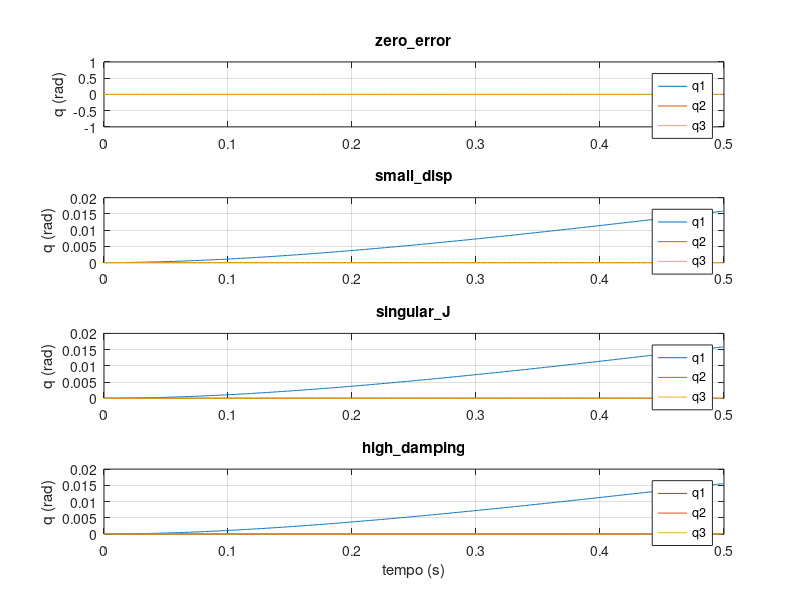
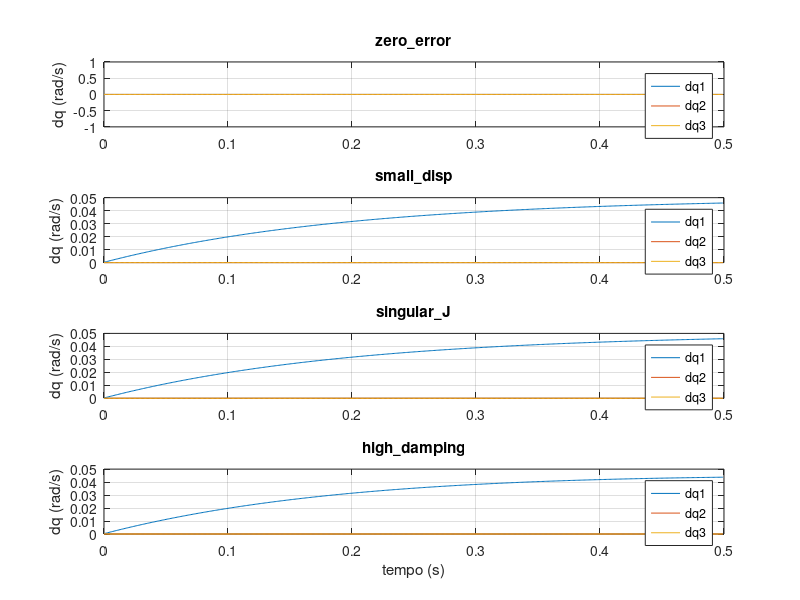
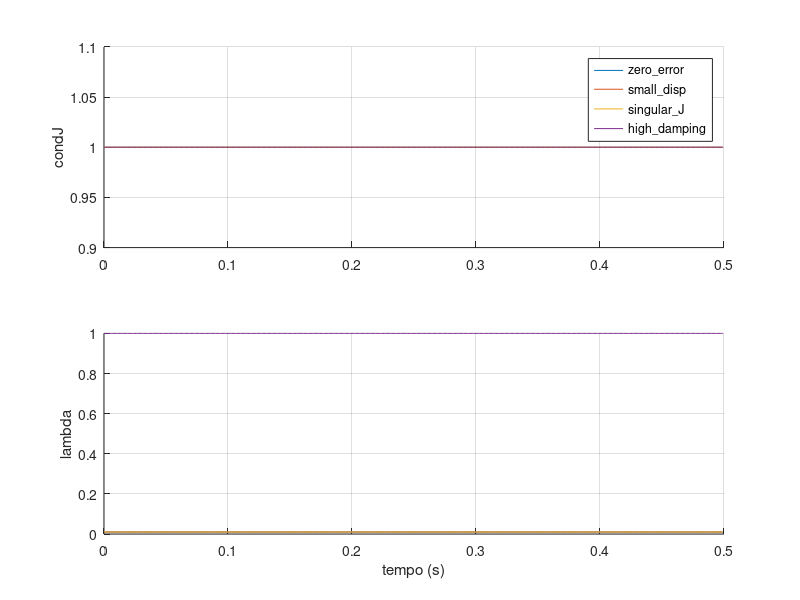

The MATLAB script that drew these images, in order:
% test_inverse_kinematics.m
% Teste em MATLAB do bloco Simulink_Inverse_Kinematics (DLS + null-space + filtro + integração).
% Salve como test_inverse_kinematics.m e execute no MATLAB.

clear; close all; clc;

%% Função que implementa um passo do algoritmo (sem persistent interno)
function [q_ref, dq_ref, diag_out, dq_prev_out] = ik_dls_step(...
    p_des, v_des, p_at, q_at, dq_prev, J_in, Kp_task, passo_tempo, vmax, fator_amortecimento)

    % normaliza Jacobiana para 3x3
    if ndims(J_in) == 3
        J_full = J_in(:,:,end);
    elseif isequal(size(J_in), [6 3])
        J_full = J_in(1:3,:);
    else
        J_full = J_in;
    end
    J = reshape(J_full, 3, 3);

    % entrada / erro cartesiano
    p_des = reshape(p_des(:),3,1);
    v_des = reshape(v_des(:),3,1);
    p_at  = reshape(p_at(:),3,1);
    q_at  = reshape(q_at(:),3,1);

    if isscalar(Kp_task)
        Kp_task = Kp_task * eye(3);
    end

    erro_pos = p_des - p_at;
    vel_cart = v_des + Kp_task * erro_pos;

    % Condicionamento e lambda
    condJ = cond(J);
    if ~isfinite(condJ) || condJ < 1.0
        condJ = 1.0;
    end
    c_scale = 1e-2;
    lambda = max(fator_amortecimento, c_scale * condJ);
    lambda = min(lambda, 1e2); % limite prático para testes

    JJt = J * J.';
    lambda2I = (lambda^2) * eye(3);
    matriz_intermediaria = JJt + lambda2I;

    % regularização adicional baseada em rcond
    rcond_val = rcond(matriz_intermediaria);
    reg_eps = 1e-9;
    if ~isfinite(rcond_val) || rcond_val < 1e-12
        matriz_intermediaria = matriz_intermediaria + reg_eps * eye(3);
        rcond_val = rcond(matriz_intermediaria);
        if ~isfinite(rcond_val) || rcond_val < 1e-15
            matriz_intermediaria = matriz_intermediaria + (10*reg_eps) * eye(3);
        end
    end

    % pseudo-inversa amortecida
    Jsharp = J.' / (JJt + lambda2I);
    dq_pre_null = Jsharp * vel_cart;

    % null-space posture term
    n = 3;
    q0 = zeros(n,1);
    Kp_post = diag([0.5, 0.5, 0.5]);
    N = eye(n) - Jsharp * J;

    q_err = q0 - q_at;
    q_err_wrapped = atan2(sin(q_err), cos(q_err));
    dq_ref = dq_pre_null + N * (Kp_post * q_err_wrapped);

    % informações pre-filter
    norm_pre_filter = norm(dq_ref);

    % filtro exponencial
    Tf = 0.2;
    if passo_tempo <= 0
        alpha = 0.0;
    else
        alpha = exp(-passo_tempo / Tf);
    end
    dq_ref = alpha * dq_prev + (1 - alpha) * dq_ref;
    dq_prev_out = dq_ref;

    % saturação de velocidade
    if isscalar(vmax)
        vmax_vec = repmat(abs(vmax), n, 1);
    else
        vmax_vec = abs(vmax(:));
    end
    dq_ref = max(min(dq_ref, vmax_vec), -vmax_vec);

    % integração explícita para referência posicional
    q_ref = q_at + dq_ref * passo_tempo;

    % wrapToPi
    for ii = 1:n
        q_ref(ii) = atan2(sin(q_ref(ii)), cos(q_ref(ii)));
    end

    % saturação posição
    q_min = [-2*pi; -pi; -pi];
    q_max = [ 2*pi;  pi;  pi];
    q_ref = max(min(q_ref, q_max), q_min);

    % diagnostics
    diag_out.condJ = condJ;
    diag_out.lambda = lambda;
    diag_out.rcond = rcond_val;
    diag_out.norm_pre_filter = norm_pre_filter;
    diag_out.dq_ref = dq_ref;
    diag_out.q_ref = q_ref;
end

%% Parâmetros comuns e casos de teste
passo_tempo = 1e-3;
Tsim = 0.5; % segundos
Nsteps = ceil(Tsim / passo_tempo);
tvec = (0:Nsteps-1)' * passo_tempo;

Kp_task = 5.0;
vmax = [5; 5; 5]; % rad/s
fator_amortecimento_default = 1e-6;

% inicializações para armazenar histórico
cases = {'zero_error', 'small_disp', 'singular_J', 'high_damping'};
results = struct();

for c = 1:numel(cases)
    % inicial conditions
    q_at = [0; 0; 0];
    dq_prev = zeros(3,1);
    p_at = [0; 0; 0];

    switch cases{c}
        case 'zero_error'
            p_des = p_at;
            v_des = [0;0;0];
            J = eye(3);
            damp = fator_amortecimento_default;
        case 'small_disp'
            p_des = p_at + [0.01; 0; 0]; % 1 cm no x
            v_des = [0;0;0];
            J = eye(3);
            damp = fator_amortecimento_default;
        case 'singular_J'
            p_des = p_at + [0.01; 0.01; 0];
            v_des = [0;0;0];
            J = [1 0 0; 0 0 0; 0 0 0]; % singular
            damp = fator_amortecimento_default;
        case 'high_damping'
            p_des = p_at + [0.02; 0; 0];
            v_des = [0;0;0];
            J = eye(3);
            damp = 1.0; % grande amortecimento
    end

    H_q = zeros(Nsteps, 3);
    H_dq = zeros(Nsteps, 3);
    H_lambda = zeros(Nsteps, 1);
    H_condJ = zeros(Nsteps, 1);

    for k = 1:Nsteps
        [q_ref, dq_ref, diag_out, dq_prev] = ik_dls_step(...
            p_des, v_des, p_at, q_at, dq_prev, J, Kp_task, passo_tempo, vmax, damp);

        % atualizar "plant" articular nominalmente integrando (simples)
        q_at = q_ref; % assumir que as juntas seguem a referência (teste do bloco)
        % armazenar
        H_q(k,:) = q_ref.';
        H_dq(k,:) = dq_ref.';
        H_lambda(k) = diag_out.lambda;
        H_condJ(k) = diag_out.condJ;
    end

    results.(cases{c}).t = tvec;
    results.(cases{c}).q = H_q;
    results.(cases{c}).dq = H_dq;
    results.(cases{c}).lambda = H_lambda;
    results.(cases{c}).condJ = H_condJ;
end

%% Plots de resultados (rápido)
figure('Name','IK DLS - posições articulares (rad)');
for i = 1:numel(cases)
    subplot(numel(cases),1,i);
    plot(results.(cases{i}).t, results.(cases{i}).q);
    title(cases{i}, 'Interpreter', 'none');
    ylabel('q (rad)');
    legend('q1','q2','q3');
    grid on;
end
xlabel('tempo (s)');

figure('Name','IK DLS - velocidades articulares (rad/s)');
for i = 1:numel(cases)
    subplot(numel(cases),1,i);
    plot(results.(cases{i}).t, results.(cases{i}).dq);
    title(cases{i}, 'Interpreter', 'none');
    ylabel('dq (rad/s)');
    legend('dq1','dq2','dq3');
    grid on;
end
xlabel('tempo (s)');

figure('Name','condJ e lambda');
subplot(2,1,1); hold on; grid on;
for i = 1:numel(cases); plot(results.(cases{i}).t, results.(cases{i}).condJ); end
legend(cases,'Interpreter','none'); ylabel('condJ');
subplot(2,1,2); hold on; grid on;
for i = 1:numel(cases); plot(results.(cases{i}).t, results.(cases{i}).lambda); end
ylabel('lambda'); xlabel('tempo (s)');

%% Relatório rápido de valores finais
fprintf('Resumo final (valores ao final da simulação):\n');
for i = 1:numel(cases)
    qf = results.(cases{i}).q(end,:);
    dqf = results.(cases{i}).dq(end,:);
    condf = results.(cases{i}).condJ(end);
    lambdaf = results.(cases{i}).lambda(end);
    fprintf('Case %s: q_end = [%g %g %g], dq_end = [%g %g %g], condJ = %g, lambda = %g\n', ...
        cases{i}, qf(1), qf(2), qf(3), dqf(1), dqf(2), dqf(3), condf, lambdaf);
end
